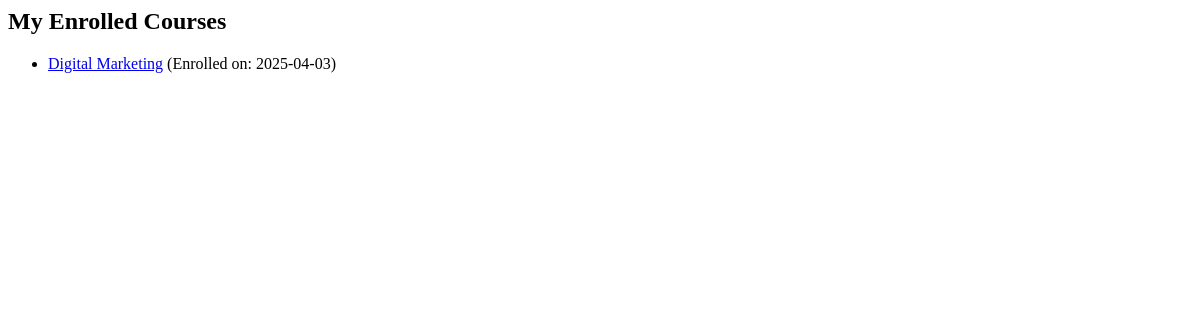
The page /my-courses/ (signed in) on the database as committed earlier.
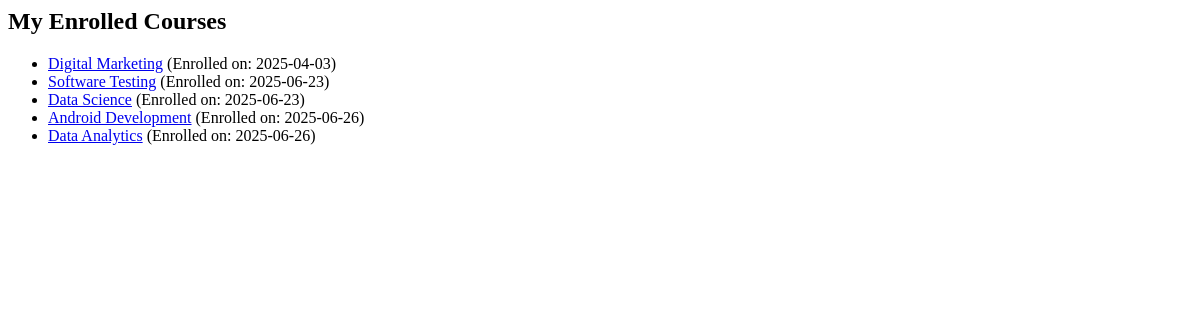
The same page on the database as committed later.
### courses_app/models.py (models this page shows, shortened)
class Enrollment(models.Model):
    student = models.ForeignKey(CustomUser, on_delete=models.CASCADE, limit_choices_to={'user_type': 'student'})
    course = models.ForeignKey('Course', on_delete=models.CASCADE)
    enrolled_at = models.DateTimeField(auto_now_add=True)

class Course(models.Model):
    title = models.CharField(max_length=255)
    description = models.TextField()
    instructor = models.ForeignKey(CustomUser, on_delete=models.CASCADE, limit_choices_to={'user_type': 'instructor'})
    price = models.DecimalField(max_digits=7, decimal_places=2, null=True, blank=True)
    created_at = models.DateTimeField(auto_now_add=True)
    updated_at = models.DateTimeField(auto_now=True)
    image = models.ImageField(upload_to='courses/images/', null=True, blank=True)

### courses_app/views.py (the view)
# urls.py: path('my-courses/', views.enrolled_courses, name='enrolled_courses'),
@login_required
def enrolled_courses(request):
    enrolled_courses = Enrollment.objects.filter(student=request.user)
    return render(request, 'courses_app/enrolled_courses.html', {'enrolled_courses': enrolled_courses})

### courses_app/templates/courses_app/enrolled_courses.html
<h2>My Enrolled Courses</h2>
{% if enrolled_courses %}
    <ul>
        {% for enrollment in enrolled_courses %}
            <li>
                <a href="{% url 'course_details' enrollment.course.id %}">{{ enrollment.course.title }}</a>
                (Enrolled on: {{ enrollment.enrolled_at|date:"Y-m-d" }})
            </li>
        {% endfor %}
    </ul>
{% else %}
    <p>You have not enrolled in any courses yet.</p>
{% endif %}

Rows that differ between the two databases and show on the page:
added Enrollment: course "Software Testing", enrolled_at "2025-06-23"
added Enrollment: course "Data Science", enrolled_at "2025-06-23"
added Enrollment: course "Android Development", enrolled_at "2025-06-26"
added Enrollment: course "Data Analytics", enrolled_at "2025-06-26"
